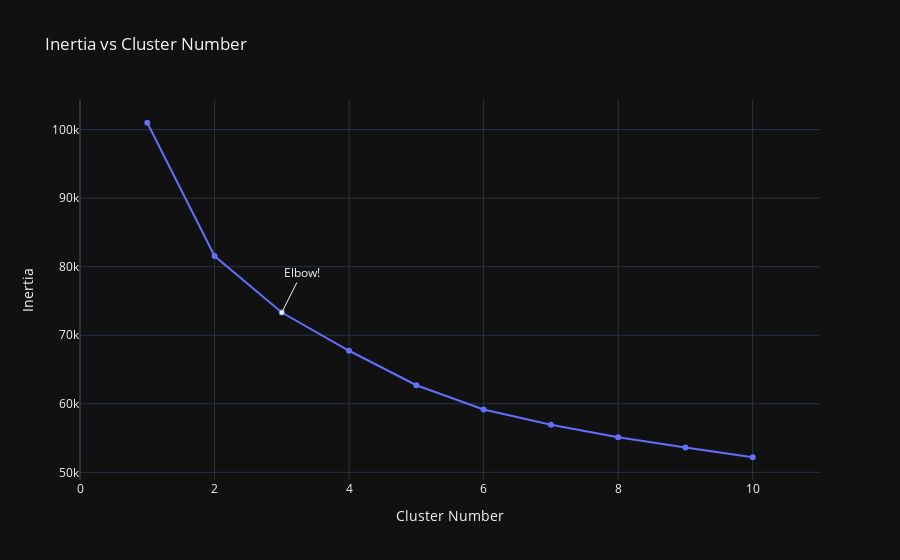

This figure's notebook cell:
### Code cell
fig = go.Figure(data=go.Scatter(x=np.arange(1,11),y=inertia))
fig.update_layout(title="Inertia vs Cluster Number",xaxis=dict(range=[0,11],title="Cluster Number"),
                  yaxis={'title':'Inertia'},
                 annotations=[
        dict(
            x=3,
            y=inertia[2],
            xref="x",
            yref="y",
            text="Elbow!",
            showarrow=True,
            arrowhead=7,
            ax=20,
            ay=-40
        )
    ])

### Figure 1 — Plotly figure (JSON) as saved in the notebook; plotly's stock layout.template omitted (floating-point values rounded to 4 significant figures)
{"data": [{"x": [1, 2, 3, 4, 5, 6, 7, 8, 9, 10], "y": [101000.0, 81550.0, 73310.0, 67740.0, 62710.0, 59170.0, 56950.0, 55120.0, 53620.0, 52200.0], "type": "scatter"}], "layout": {"xaxis": {"range": [0, 11], "title": {"text": "Cluster Number"}}, "title": {"text": "Inertia vs Cluster Number"}, "yaxis": {"title": {"text": "Inertia"}}, "annotations": [{"arrowhead": 7, "ax": 20, "ay": -40, "showarrow": true, "text": "Elbow!", "x": 3, "xref": "x", "y": 73310.0, "yref": "y"}]}}
